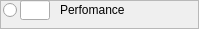
           <widget class="QFrame" name="perfomanceSkillsBox">
            <property name="styleSheet">
             <string notr="true">font: 12pt &quot;Eberron&quot;;</string>
            </property>
            <property name="frameShape">
             <enum>QFrame::StyledPanel</enum>
            </property>
            <property name="frameShadow">
             <enum>QFrame::Raised</enum>
            </property>
            <widget class="QRadioButton" name="perfomanceSkillsRButton">
             <property name="geometry">
              <rect>
               <x>3</x>
               <y>3</y>
               <width>151</width>
               <height>15</height>
              </rect>
             </property>
             <property name="accessibleName">
              <string>perfomance</string>
             </property>
             <property name="styleSheet">
              <string notr="true">font: 12pt &quot;Eberron&quot;;</string>
             </property>
             <property name="text">
              <string/>
             </property>
            </widget>
            <widget class="QLineEdit" name="perfomanceSkills">
             <property name="geometry">
              <rect>
               <x>20</x>
               <y>0</y>
               <width>30</width>
               <height>20</height>
              </rect>
             </property>
             <property name="accessibleName">
              <string>charismaBonus</string>
             </property>
             <property name="styleSheet">
              <string notr="true">font: 12pt &quot;Eberron&quot;;</string>
             </property>
             <property name="maxLength">
              <number>2</number>
             </property>
             <property name="alignment">
              <set>Qt::AlignCenter</set>
             </property>
            </widget>
            <widget class="QLabel" name="perfomanceSkillsLabel">
             <property name="geometry">
              <rect>
               <x>60</x>
               <y>0</y>
               <width>130</width>
               <height>20</height>
              </rect>
             </property>
             <property name="styleSheet">
              <string notr="true">font: 12pt &quot;Eberron&quot;;</string>
             </property>
             <property name="text">
              <string>Perfomance</string>
             </property>
             <property name="textInteractionFlags">
              <set>Qt::NoTextInteraction</set>
             </property>
            </widget>
           </widget>
